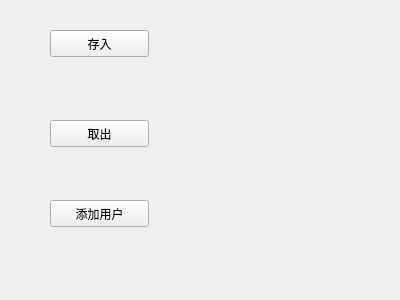
<?xml version="1.0" encoding="UTF-8"?>
<ui version="4.0">
 <class>SetMenu</class>
 <widget class="QWidget" name="SetMenu">
  <property name="enabled">
   <bool>true</bool>
  </property>
  <property name="geometry">
   <rect>
    <x>0</x>
    <y>0</y>
    <width>400</width>
    <height>300</height>
   </rect>
  </property>
  <property name="windowTitle">
   <string>Form</string>
  </property>
  <widget class="QPushButton" name="pushButton">
   <property name="geometry">
    <rect>
     <x>50</x>
     <y>30</y>
     <width>99</width>
     <height>27</height>
    </rect>
   </property>
   <property name="text">
    <string>存入</string>
   </property>
  </widget>
  <widget class="QPushButton" name="pushButton_2">
   <property name="geometry">
    <rect>
     <x>50</x>
     <y>120</y>
     <width>99</width>
     <height>27</height>
    </rect>
   </property>
   <property name="text">
    <string>取出</string>
   </property>
  </widget>
  <widget class="QPushButton" name="pushButton_3">
   <property name="geometry">
    <rect>
     <x>50</x>
     <y>200</y>
     <width>99</width>
     <height>27</height>
    </rect>
   </property>
   <property name="text">
    <string>添加用户</string>
   </property>
  </widget>
 </widget>
 <resources/>
 <connections/>
</ui>
